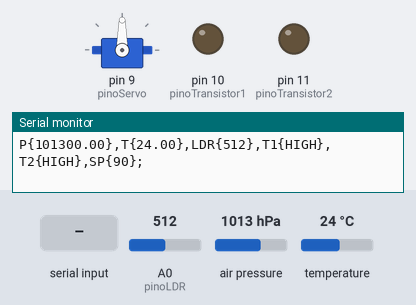
Bench run of a sketch on a simulated Arduino Uno, built with avr-gcc and run on an emulated ATmega328P. Parts: servo, output pins drawn as LEDs (lit = HIGH), the last lines printed to the serial monitor. Inputs (shaded band) come from the test bench; at power-on: A0 (pinoLDR) = 512, air pressure 1013 hPa, temperature 24 °C.

Above: at 1.2 s.
1.3 s: "554\n" received over Serial
At 2.6 s:
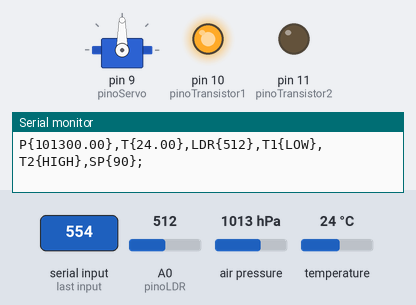
3.5 s: "444\n" received over Serial
At 4.5 s:
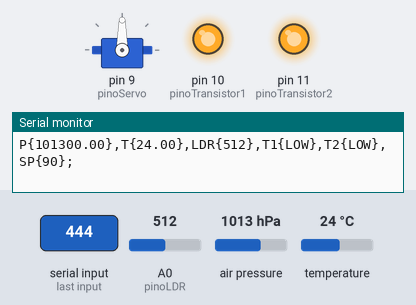
5.0 s: "555\n" received over Serial
At 5.7 s:
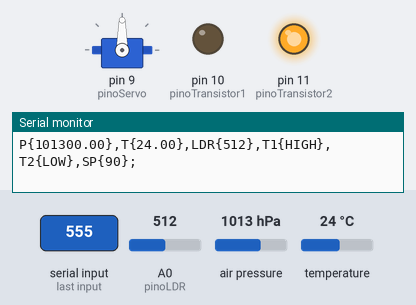
6.5 s: "90,45\n" received over Serial
At 6.8 s:
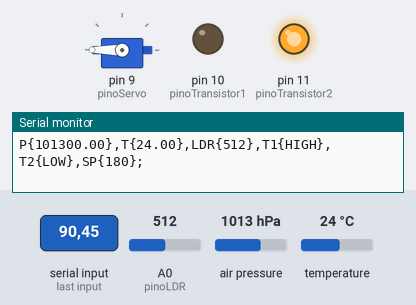
8.0 s: "445\n" received over Serial
At 8.8 s:
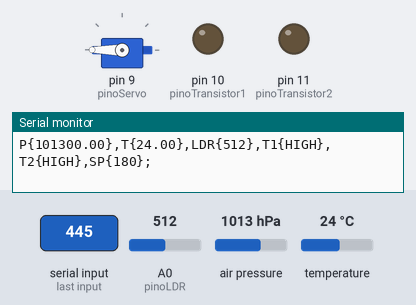
10.0 s: "554\n" received over Serial
At 10.7 s:
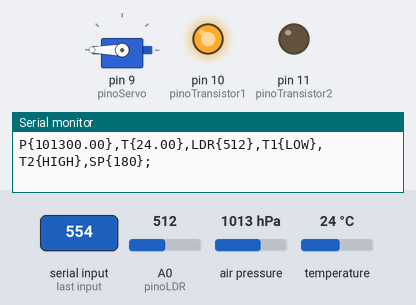
Timing chart, 0 to 12.5 s (numbered marks = the images above; inputs shaded):
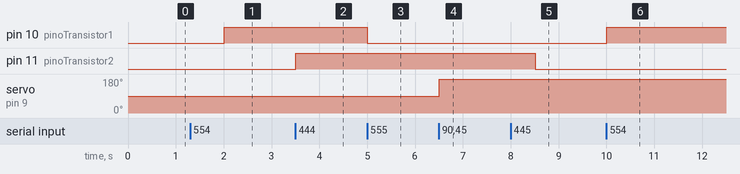

Measured:
- after the input at 1.3 s, pin 10 (pinoTransistor1): LOW → HIGH after 0.71 s
- after the input at 3.5 s, pin 11 (pinoTransistor2): LOW → HIGH at once
- after the input at 5.0 s, pin 10 (pinoTransistor1): HIGH → LOW at once
- after the input at 6.5 s, servo on pin 9 (pinoServo): 90° → 180° at once
- after the input at 8.0 s, pin 11 (pinoTransistor2): HIGH → LOW after 0.52 s
- after the input at 10.0 s, pin 10 (pinoTransistor1): LOW → HIGH at once

The sketch:

arduino.ino
```cpp
#include <Wire.h>
#include <Adafruit_BMP085.h>
#include <Servo.h>

Adafruit_BMP085 bmp;  // Cria um objeto BMP085
Servo meuServo;  // Cria um objeto Servo

int pinoLDR = A0;  // Pino analógico ao qual o LDR está conectado
int pinoTransistor1 = 10;  // Pino digital para o primeiro transistor
int pinoTransistor2 = 11;  // Pino digital para o segundo transistor
int pinoServo = 9;  // Pino digital para o micro servo
int valorSerial = 0;

void setup() {
  Serial.begin(9600);  // Inicia a comunicação serial
  pinMode(pinoTransistor1, OUTPUT);  // Configura o pino do primeiro transistor como saída
  pinMode(pinoTransistor2, OUTPUT);  // Configura o pino do segundo transistor como saída
  meuServo.attach(pinoServo);  // Anexa o micro servo ao pino 9
  meuServo.write(90);
  if (!bmp.begin()) {
    Serial.println("Não foi possível inicializar o sensor BMP180. Verifique as conexões!");
    while (1);
  }
}

void loop() {
  // Movimento do servo valores entre 180 e -180
  if (Serial.available() > 0 ) {
    valorSerial = Serial.parseInt();
  if (valorSerial <= 180 && valorSerial >= -180) {
    meuServo.write(meuServo.read() + valorSerial);
  }
  // Transistor 1, 555 on, 554 off
  if (valorSerial == 555 || valorSerial == 554) {
    if (valorSerial == 555){
      digitalWrite(pinoTransistor1, LOW);
    }else{
      digitalWrite(pinoTransistor1, HIGH);
    }
  }

  // Transistor 2, 445 on , 444 off
  if (valorSerial == 445 || valorSerial == 444) {
    if (valorSerial == 445){
      digitalWrite(pinoTransistor2, LOW);
    }else{
      digitalWrite(pinoTransistor2, HIGH);
    }
  }

  }

  // Lê os valores do sensor GY-68
  float temperatura = bmp.readTemperature();
  float pressao = bmp.readPressure();

  // Lê o valor do LDR
  int valorLDR = analogRead(pinoLDR);


  // Imprime os resultados em uma única linha serial separados por vírgula
  Serial.print("P{");
  Serial.print(pressao);
  Serial.print("},T{");
  Serial.print(temperatura);
  Serial.print("},LDR{");
  Serial.print(valorLDR);
  Serial.print("},T1{");
  Serial.print(digitalRead(pinoTransistor1) == LOW ? "HIGH" : "LOW");
  Serial.print("},T2{");
  Serial.print(digitalRead(pinoTransistor2) == LOW ? "HIGH" : "LOW");
  Serial.print("},SP{");
  Serial.print(meuServo.read());  // Imprime a posição atual do servo
  Serial.println("};");


  delay(1000);  // Aguarda 1 segundo entre as leituras
}
```
